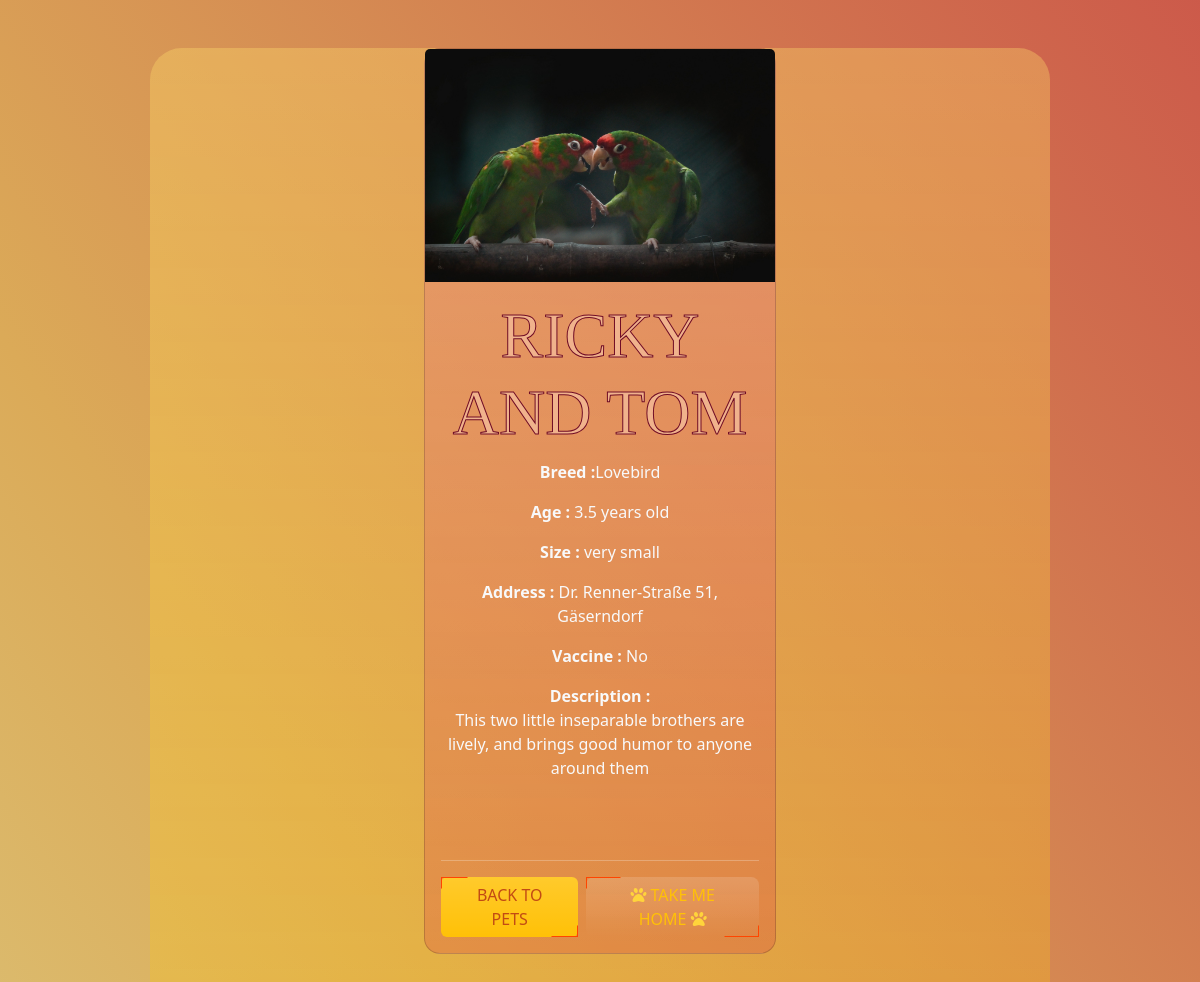
Screenshot of /user/details.php?id=2 (signed in) with the database file from the repository.
### tables this page shows
CREATE TABLE `animals` (
  `animalId` int(11) NOT NULL,
  `name` varchar(100) NOT NULL,
  `breed` varchar(50) NOT NULL,
  `image` varchar(255) DEFAULT NULL,
  `address_anim` varchar(100) NOT NULL,
  `description` text DEFAULT NULL,
  `size` varchar(10) NOT NULL,
  `age` decimal(2,1) DEFAULT NULL,
  `vaccinated` varchar(10) NOT NULL,
  `status_anim` varchar(15) NOT NULL
);

### user/details.php (the view, shortened to what this page needs)
<?php
require_once "../components/db_connect.php";
$id = $_GET['id'];
$sql = "SELECT * FROM `animals` WHERE animalId = {$id}";
$result = mysqli_query($connect, $sql);
$layout = '';
if (mysqli_num_rows($result) > 0) {
    $row = mysqli_fetch_assoc($result);
    $available = $row['status_anim'] == "adopted" ? " pet adopted" : " Take me Home";
    $not_avail = $row['status_anim'] == "adopted" ? "disabled" : "";
    $layout = "
    <div class ='text-center d-flex align-items-center my-5 px-5'>
        <div class='card mx-auto rounded-4 bg-danger bg-opacity-25 bg-gradient text-light' id ='PetDet' style='width: 22rem; height:auto'>
            <img src='../img/{$row['image']}' class='card-img-top' alt='image of {$row['name']}'>
            <div class='card-body'>
                <h5 class='card-title display-3'>{$row['name']}</h5>
                <p class='card-text'><strong>Breed :</strong>{$row['breed']}</p>
                 <p class='card-text'><strong>Age : </strong> {$row['age']} years old</p>
                  <p class='card-text'><strong>Size :</strong> {$row['size']}</p>
                <p class='card-text'><strong>Address :</strong> {$row['address_anim']}</p>
                  <p class='card-text'><strong>Vaccine :</strong> {$row['vaccinated']}</p>
                <p class='card-text'><strong>Description :</strong> <br>  {$row['description']}</p>
                <br>
                <br>
                <hr>
                <div class = 'd-flex justify-content-around text-center'>
                <a href='home.php' class='btn btn-warning bg-gradient border-danger rounded-2 border-3 px-4 me-2'>Back to Pets</a>
                <form action='adoption.php' method='POST'>
                    <input type='hidden' name = 'pet_id' value = '{$row['animalId']}'>
                    <button type='submit' name= 'adopt' value = '$available' $not_avail  class = 'btn btn-danger-sm  bg-gradient bg-opacity-50 rounded-3 border-light border-3 rounded-2 text-warning fw-5 px-4'><i class='fa-solid fa-paw' style='color: #FFD43B;'></i>$available  <i class='fa-solid fa-paw' style='color: #FFD43B;'></i></button></form>
                <br>
                 </div>
            </div>
        </div>
    </div>";
} else {
    echo "No pet availavble for adoption";
}
?>
<!DOCTYPE html>
<html lang="en">
<head>
    <link href="https://cdn.jsdelivr.net/npm/bootstrap@5.3.3/dist/css/bootstrap.min.css" rel="stylesheet">
    <link rel="stylesheet" href="/style.css">
    <link rel="stylesheet" href="https://cdnjs.cloudflare.com/ajax/libs/font-awesome/6.7.1/css/all.min.css" />
</head>
<body>
    <div class="container mx-auto bg-warning w-75 mt-2 bg-gradient bg-opacity-25 rounded-5" id="contDet">
        <?= $layout ?>
        <br>
        <br>
        <br>
        <br>
    </div>
</body>
</html>

### style.css (style rules this page uses)
* { margin: 0; padding: 0; }
h5 { font-family: 'Mocha'; color: #f0b28c !important; -webkit-text-stroke: #700d26 1px !important; text-transform: uppercase; font-size: 2rem; }
.btn { position: relative; color: #c24b14; border: none; text-transform: uppercase; z-index: 2; }
.btn:before, .btn:after { position: absolute; content: ""; width: 20%; height: 20%; border: 1px solid; z-index: -1; transition: all 0.3s ease; }
.btn:before { top: 0; left: 0; border-bottom-color: transparent; border-right-color: transparent; border-top-color: orangered; border-left-color: orangered; }
.btn:after { bottom: 0; right: 0; border-top-color: transparent; border-left-color: transparent; border-bottom-color: orangered; border-right-color: orangered; }
.card { height: 40rem; object-fit: co; }

### rows the page displays
animals: image (picture), name "RICKY AND TOM", breed "Lovebird", age "3.5", size "very small", address_anim "Dr. Renner-Straße 51, Gäserndorf", vaccinated "No", description "This two little inseparable brothers are lively, and brings good humor to anyone around them", status_anim "TAKE ME HOME"
